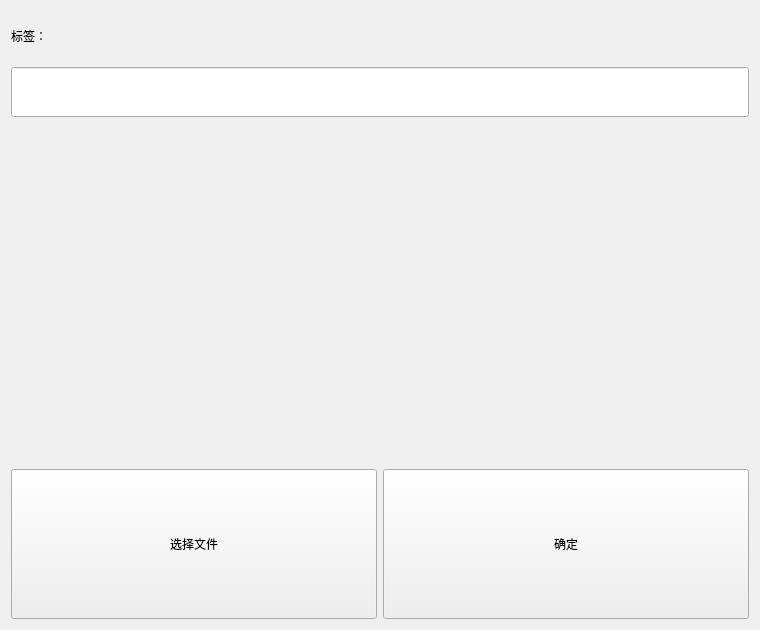
<?xml version="1.0" encoding="UTF-8"?>
<ui version="4.0">
 <class>funcWin_DataReview</class>
 <widget class="QWidget" name="funcWin_DataReview">
  <property name="geometry">
   <rect>
    <x>0</x>
    <y>0</y>
    <width>760</width>
    <height>630</height>
   </rect>
  </property>
  <property name="windowTitle">
   <string>数据复现</string>
  </property>
  <layout class="QGridLayout" name="gridLayout">
   <item row="0" column="0">
    <widget class="QLabel" name="label_2">
     <property name="maximumSize">
      <size>
       <width>16777215</width>
       <height>50</height>
      </size>
     </property>
     <property name="text">
      <string>标签：</string>
     </property>
    </widget>
   </item>
   <item row="1" column="0">
    <widget class="QLineEdit" name="lineE_labels">
     <property name="minimumSize">
      <size>
       <width>0</width>
       <height>50</height>
      </size>
     </property>
    </widget>
   </item>
   <item row="2" column="0">
    <widget class="QCustomPlot" name="custom_plot" native="true"/>
   </item>
   <item row="3" column="0">
    <layout class="QHBoxLayout" name="horizontalLayout">
     <item>
      <widget class="QPushButton" name="btn_choose_file">
       <property name="sizePolicy">
        <sizepolicy hsizetype="Minimum" vsizetype="Preferred">
         <horstretch>0</horstretch>
         <verstretch>0</verstretch>
        </sizepolicy>
       </property>
       <property name="maximumSize">
        <size>
         <width>16777215</width>
         <height>150</height>
        </size>
       </property>
       <property name="text">
        <string>选择文件</string>
       </property>
      </widget>
     </item>
     <item>
      <widget class="QPushButton" name="btn_ok">
       <property name="sizePolicy">
        <sizepolicy hsizetype="Minimum" vsizetype="Preferred">
         <horstretch>0</horstretch>
         <verstretch>0</verstretch>
        </sizepolicy>
       </property>
       <property name="maximumSize">
        <size>
         <width>16777215</width>
         <height>150</height>
        </size>
       </property>
       <property name="text">
        <string>确定</string>
       </property>
      </widget>
     </item>
    </layout>
   </item>
  </layout>
 </widget>
 <customwidgets>
  <customwidget>
   <class>QCustomPlot</class>
   <extends>QWidget</extends>
   <header location="global">qcustomplot.h</header>
   <container>1</container>
  </customwidget>
 </customwidgets>
 <resources/>
 <connections/>
</ui>
